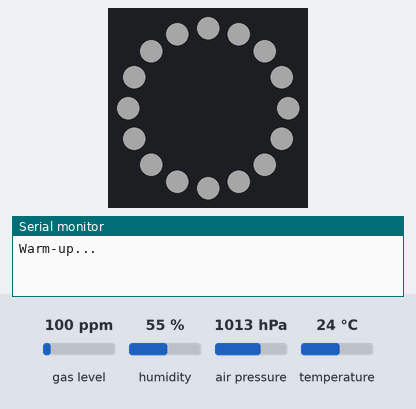
A sketch run on a simulated ESP32-C3. Parts: 16 RGB LEDs in a ring, first at the top, clockwise, the last lines printed to the serial monitor. The inputs (shaded band) are chosen by the test bench; at power-on: gas level 100 ppm, humidity 55 %, air pressure 1013 hPa, temperature 24 °C. Dim RGB values are drawn brighter than linear.

Above: at 1.1 s.
At 104.1 s:
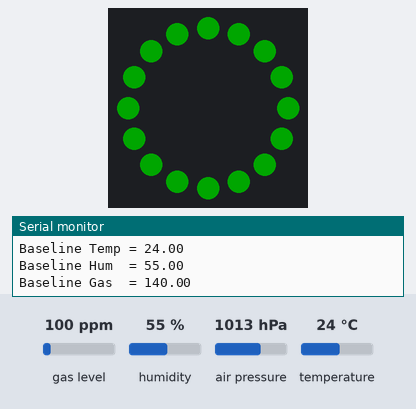

The sketch:

educational_lightbox.ino
```cpp
#include <Wire.h>
#include <Adafruit_BME680.h>
#include <Adafruit_NeoPixel.h>

#define SDA_PIN 5
#define SCL_PIN 6
#define NEOPIXEL_PIN 4
#define PIXEL_COUNT 16

Adafruit_BME680 bme(&Wire);
Adafruit_NeoPixel ring(PIXEL_COUNT, NEOPIXEL_PIN, NEO_GRBW + NEO_KHZ800);

const int WARMUP_MS = 60000;
const int BASELINE_SAMPLES = 20;
const int SAMPLE_DELAY_MS = 2000;

float baselineTemp = 0.0;
float baselineHum = 0.0;
float baselineGas = 0.0;
bool baselineReady = false;

const int SMOOTH_N = 5;
float gasDropHist[SMOOTH_N] = {0};
float humDeltaHist[SMOOTH_N] = {0};
int histIdx = 0;
bool histFilled = false;

String lastRawState = "Fresh";
String stableState = "Fresh";
int sameStateCount = 0;
const int REQUIRED_CONFIRMATIONS = 3;

void fillRing(uint8_t r, uint8_t g, uint8_t b, uint8_t w) {
  for (int i = 0; i < PIXEL_COUNT; i++) {
    ring.setPixelColor(i, ring.Color(r, g, b, w));
  }
  ring.show();
}

bool readSensor(float &tempC, float &humPct, float &pressHpa, float &gasKOhms) {
  if (!bme.performReading()) return false;

  tempC = bme.temperature;
  humPct = bme.humidity;
  pressHpa = bme.pressure / 100.0;
  gasKOhms = bme.gas_resistance / 1000.0;
  return true;
}

void calibrateBaseline() {
  Serial.println("Calibrating baseline...");
  fillRing(0, 0, 0, 255); // blanco durante calibración

  float tSum = 0.0, hSum = 0.0, gSum = 0.0;
  int valid = 0;

  for (int i = 0; i < BASELINE_SAMPLES; i++) {
    float t, h, p, g;
    if (readSensor(t, h, p, g)) {
      tSum += t;
      hSum += h;
      gSum += g;
      valid++;
    }
    delay(SAMPLE_DELAY_MS);
  }

  if (valid > 0) {
    baselineTemp = tSum / valid;
    baselineHum = hSum / valid;
    baselineGas = gSum / valid;
    baselineReady = true;

    Serial.print("Baseline Temp = "); Serial.println(baselineTemp, 2);
    Serial.print("Baseline Hum  = "); Serial.println(baselineHum, 2);
    Serial.print("Baseline Gas  = "); Serial.println(baselineGas, 2);
  }
}

void addToHistory(float gasDropPct, float deltaHumPct) {
  gasDropHist[histIdx] = gasDropPct;
  humDeltaHist[histIdx] = deltaHumPct;
  histIdx = (histIdx + 1) % SMOOTH_N;
  if (histIdx == 0) histFilled = true;
}

float averageArray(float* arr, int n) {
  int count = histFilled ? n : histIdx;
  if (count <= 0) return 0.0;

  float sum = 0.0;
  for (int i = 0; i < count; i++) sum += arr[i];
  return sum / count;
}

String classifyOrangeState(float gasDropPctSmoothed, float deltaHumPctSmoothed) {
  if (gasDropPctSmoothed >= 30.0 || deltaHumPctSmoothed >= 10.0) {
    return "Very ripe";
  }
  if (gasDropPctSmoothed >= 10.0 || deltaHumPctSmoothed >= 6.0) {
    return "Ripe";
  }
  return "Fresh";
}

String stabilizeState(String rawState) {
  if (rawState == lastRawState) {
    sameStateCount++;
  } else {
    lastRawState = rawState;
    sameStateCount = 1;
  }

  if (sameStateCount >= REQUIRED_CONFIRMATIONS) {
    stableState = rawState;
  }

  return stableState;
}

void applyStateColor(String state) {
  if (state == "Fresh") {
    fillRing(0, 255, 0, 0);
  } else if (state == "Ripe") {
    fillRing(255, 180, 0, 0);
  } else {
    fillRing(255, 0, 0, 0);
  }
}

void setup() {
  Serial.begin(115200);
  delay(1000);

  ring.begin();
  ring.setBrightness(40);
  ring.show();

  Wire.begin(SDA_PIN, SCL_PIN);

  if (!bme.begin(0x77)) {
    Serial.println("Could not find BME680/BME688");
    fillRing(255, 0, 0, 255); // error
    while (1) delay(10);
  }

  bme.setTemperatureOversampling(BME680_OS_8X);
  bme.setHumidityOversampling(BME680_OS_2X);
  bme.setPressureOversampling(BME680_OS_4X);
  bme.setIIRFilterSize(BME680_FILTER_SIZE_3);
  bme.setGasHeater(320, 150);

  Serial.println("Warm-up...");
  fillRing(0, 0, 0, 255);
  delay(WARMUP_MS);

  calibrateBaseline();

  if (baselineReady) {
    fillRing(0, 255, 0, 0);
  }
}

void loop() {
  if (!baselineReady) {
    delay(5000);
    return;
  }

  float tempC, humPct, pressHpa, gasKOhms;
  if (!readSensor(tempC, humPct, pressHpa, gasKOhms)) {
    delay(3000);
    return;
  }

  float deltaHumPct = humPct - baselineHum;
  float gasDropPct = 0.0;
  if (baselineGas > 0.0) {
    gasDropPct = ((baselineGas - gasKOhms) / baselineGas) * 100.0;
  }

  addToHistory(gasDropPct, deltaHumPct);

  float gasDropPctSmoothed = averageArray(gasDropHist, SMOOTH_N);
  float deltaHumPctSmoothed = averageArray(humDeltaHist, SMOOTH_N);

  String rawState = classifyOrangeState(gasDropPctSmoothed, deltaHumPctSmoothed);
  String finalState = stabilizeState(rawState);

  applyStateColor(finalState);

  Serial.print("T="); Serial.print(tempC, 2);
  Serial.print(" H="); Serial.print(humPct, 2);
  Serial.print(" Gas="); Serial.print(gasKOhms, 2);
  Serial.print(" | dHum="); Serial.print(deltaHumPctSmoothed, 2);
  Serial.print(" gasDrop="); Serial.print(gasDropPctSmoothed, 2);
  Serial.print(" | raw="); Serial.print(rawState);
  Serial.print(" stable="); Serial.println(finalState);

  delay(50000);
}
```

Measured:
- what the display in image 0 shows lasts 103.1 s, from 1.0 s to 104.1 s
